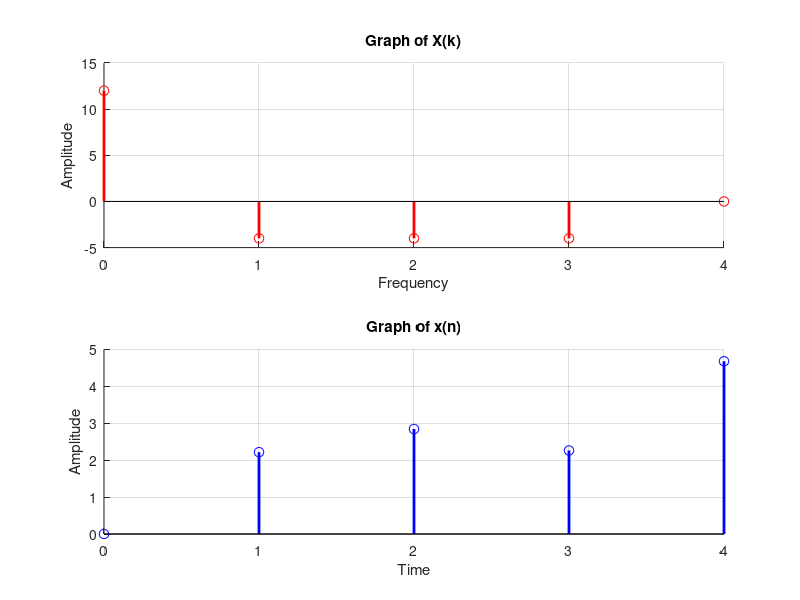

MATLAB code for this plot:
% Name: Priyadarshan Ghosh
% Roll no.: 72
clc;
clf;
N = input('Enter the number of points: ');
X = [12, (-4+4*j), -4, (-4-4*j), zeros(1,N-4)];
k = 0:N-1;
subplot(2,1,1)
stem(k,X,'ro','linewidth',2,'MarkerSize', 7)
title('Graph of X(k)');
xlabel('Frequency');
ylabel('Amplitude');
grid on;
box off;
disp('The X(k) sequence is: ');
disp(X);

x = ifft(X, N);
n = 0:N-1;
subplot(2,1,2)
stem(n,x,'bo','linewidth',2,'MarkerSize', 7)
title('Graph of x(n)');
xlabel('Time');
ylabel('Amplitude');
grid on;
box off;
disp('The x(n) sequence is: ');
disp(x);
